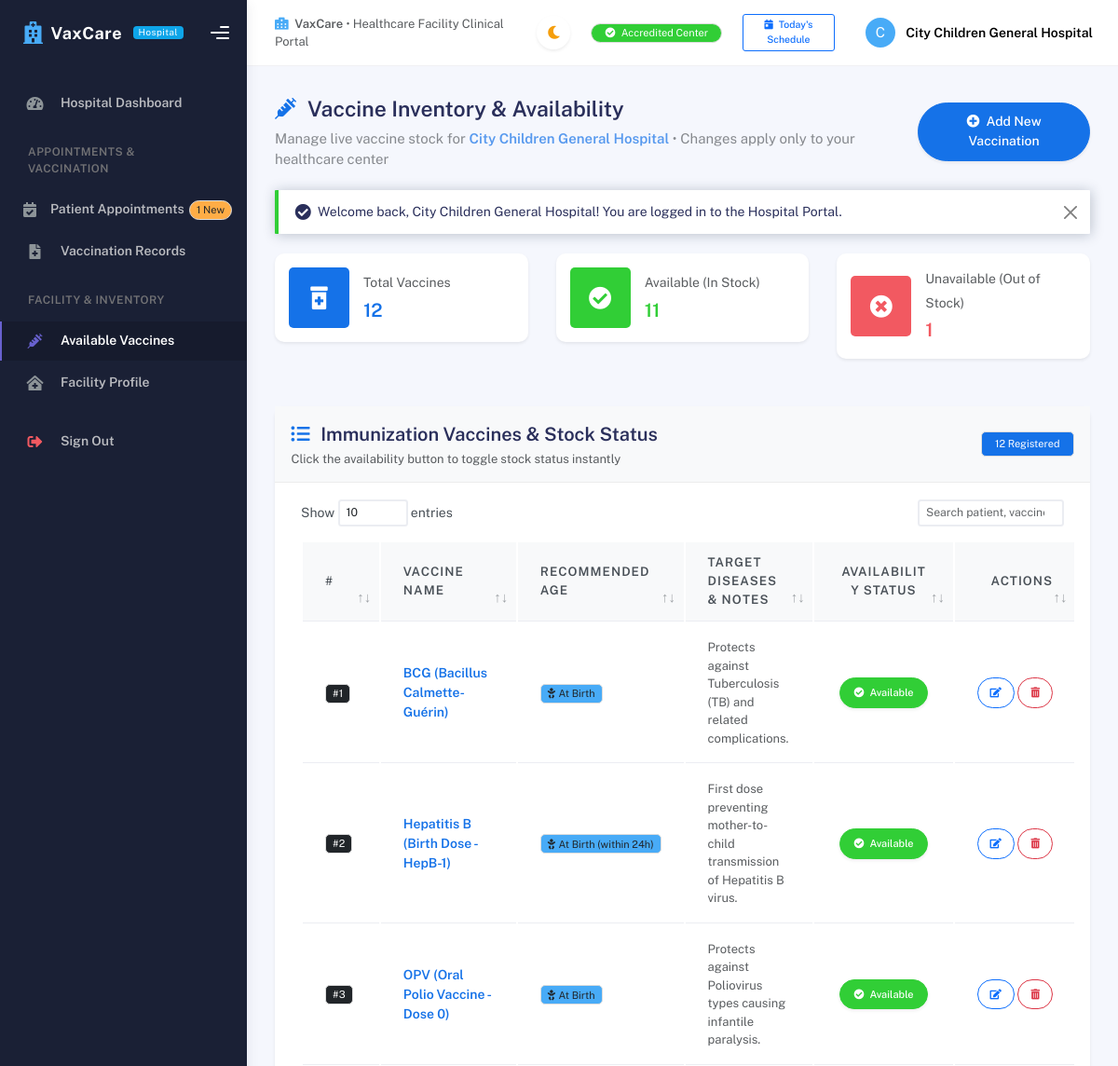
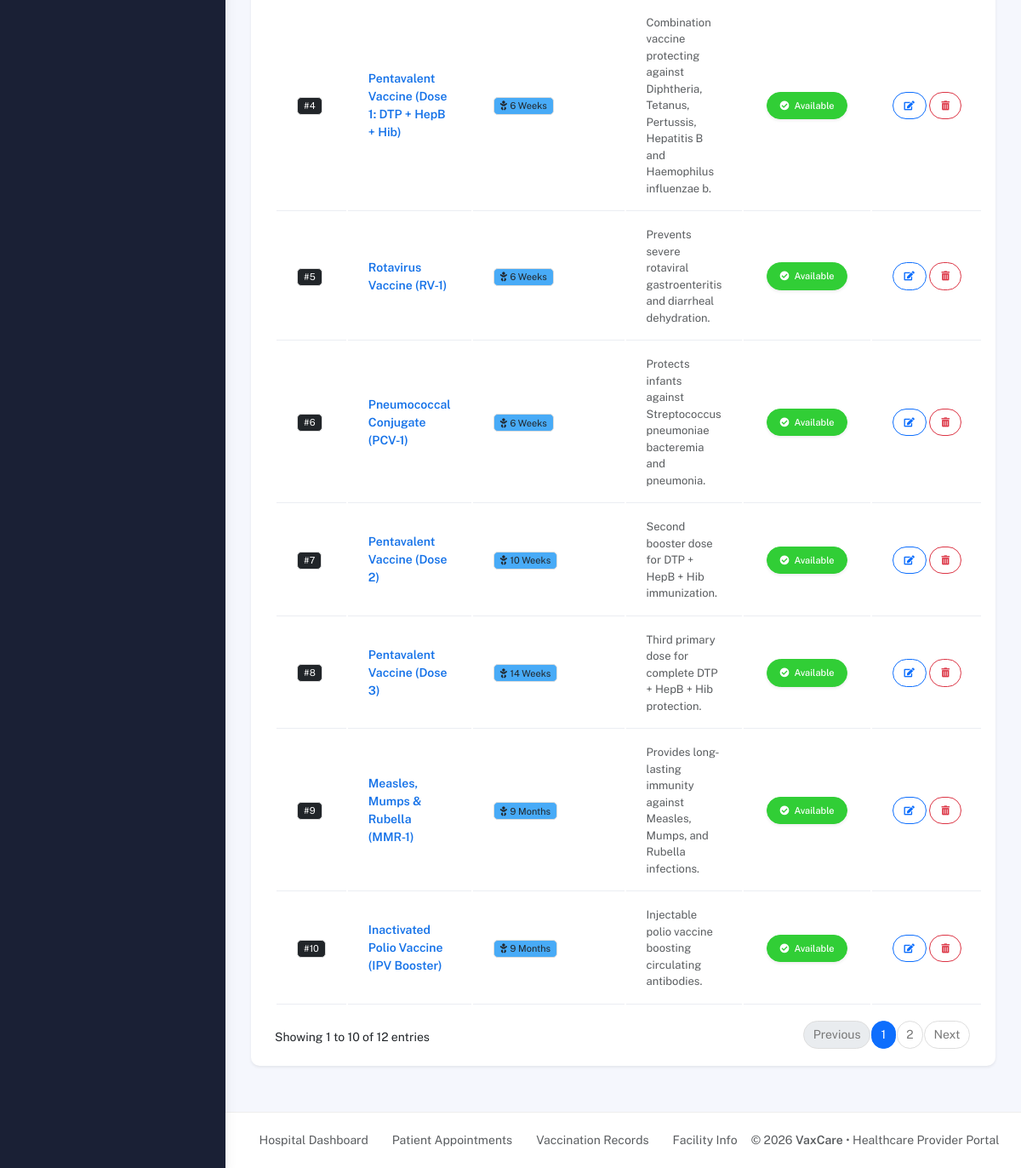
The page /hospital/vaccines.php (signed in) on the database its author committed (2 pictures, top to bottom).
### tables this page shows
CREATE TABLE hospitals (
    hospital_id INT AUTO_INCREMENT PRIMARY KEY,
    role_id INT NOT NULL,
    hospital_name VARCHAR(150) NOT NULL,
    address TEXT,
    location VARCHAR(150),
    phone VARCHAR(20),
    email VARCHAR(100) UNIQUE,
    username VARCHAR(50) NOT NULL UNIQUE,
    password VARCHAR(255) NOT NULL,
    status ENUM('Active', 'Inactive', 'Pending', 'Rejected') DEFAULT 'Pending',

    FOREIGN KEY (role_id)
        REFERENCES roles(role_id)
        ON UPDATE CASCADE
        ON DELETE RESTRICT
);

CREATE TABLE vaccines (
    vaccine_id INT AUTO_INCREMENT PRIMARY KEY,
    vaccine_name VARCHAR(150) NOT NULL,
    description TEXT,
    age_group VARCHAR(100),
    stock_status ENUM('Available', 'Unavailable') DEFAULT 'Available'
);

### hospital/vaccines.php (the view, shortened to what the rows shown need)
<?php
require_once __DIR__ . '/../config/db.php';
require_once __DIR__ . '/../config/auth.php';
$currentHospital = getCurrentHospital();
$hospitalId = $currentHospital['id'];
$vaccines = [];
if ($pdo) {
    try {
        $stmtVax = $pdo->prepare("
            SELECT v.*, COALESCE(hv.stock_status, 'Available') AS stock_status
            FROM vaccines v
            LEFT JOIN hospital_vaccines hv ON v.vaccine_id = hv.vaccine_id AND hv.hospital_id = ?
            ORDER BY v.vaccine_id ASC
        ");
        $stmtVax->execute([$hospitalId]);
        $vaccines = $stmtVax->fetchAll();
    } catch (Exception $e) {
        setFlash('error', 'Error loading vaccine catalog: ' . $e->getMessage());
    }
}
require_once __DIR__ . '/includes/header.php';
?>
<div class="main-panel">
    <?php require_once __DIR__ . '/includes/navbar.php'; ?>
    <div class="container">
        <div class="page-inner">
            <div class="d-flex align-items-left align-items-md-center flex-column flex-md-row pt-2 pb-4">
                <div>
                    <h6 class="op-7 mb-0 text-muted">Manage live vaccine stock for <strong class="text-primary"><?= htmlspecialchars($currentHospital['hospital_name'] ?? $currentHospital['name'] ?? 'Healthcare Facility') ?></strong> &bull; Changes apply only to your healthcare center</h6>
                </div>
            </div>
            <div class="card card-round shadow-sm">
                <div class="card-body">
                    <div class="table-responsive">
                        <table class="table table-hover align-middle datatable-custom">
                            <thead class="bg-light">
                                <tr>
                                    <th style="width: 60px;">#</th>
                                    <th>Vaccine Name</th>
                                    <th>Recommended Age</th>
                                    <th>Target Diseases & Notes</th>
                                    <th class="text-center" style="width: 170px;">Availability Status</th>
                                    <th class="text-end" style="width: 130px;">Actions</th>
                                </tr>
                            </thead>
                            <tbody>
                                <?php if (!empty($vaccines)): ?>
                                    <?php foreach ($vaccines as $v): ?>
                                        <tr>
                                            <td><span class="badge bg-dark">#<?= $v['vaccine_id'] ?></span></td>
                                            <td>
                                                <strong class="text-primary fs-6"><?= htmlspecialchars($v['vaccine_name']) ?></strong>
                                            </td>
                                            <td>
                                                <span class="badge bg-info text-dark px-2 py-1">
                                                    <i class="fas fa-baby me-1"></i><?= htmlspecialchars($v['age_group']) ?>
                                                </span>
                                            </td>
                                            <td>
                                                <div class="small text-muted" style="max-width: 380px;">
                                                    <?= htmlspecialchars($v['description'] ?: 'Standard immunization dose.') ?>
                                                </div>
                                            </td>
                                            <td class="text-center">
                                                <form method="POST" action="vaccines.php" class="d-inline">
                                                    <?php if ($v['stock_status'] === 'Available'): ?>
                                                        <button type="submit" class="btn btn-sm btn-success rounded-pill px-3 shadow-sm" data-bs-toggle="tooltip" title="Click to mark as Unavailable">
                                                            <i class="fas fa-check-circle me-1"></i> Available
                                                        </button>
                                                    <?php else: ?>
                                                        <button type="submit" class="btn btn-sm btn-danger rounded-pill px-3 shadow-sm" data-bs-toggle="tooltip" title="Click to mark as Available">
                                                            <i class="fas fa-times-circle me-1"></i> Unavailable
                                                        </button>
                                                    <?php endif; ?>
                                                </form>
                                            </td>
                                            <td class="text-end">
                                                <div class="btn-group">
                                                    <button type="button" class="btn btn-sm btn-outline-primary btn-round"
                                                            data-bs-toggle="modal"
                                                            data-bs-target="#editVaccineModal"
                                                            data-id="<?= $v['vaccine_id'] ?>"
                                                            data-name="<?= htmlspecialchars($v['vaccine_name'], ENT_QUOTES) ?>"
                                                            data-age="<?= htmlspecialchars($v['age_group'], ENT_QUOTES) ?>"
                                                            data-desc="<?= htmlspecialchars($v['description'], ENT_QUOTES) ?>"
                                                            data-status="<?= $v['stock_status'] ?>"
                                                            title="Edit Details">
                                                        <i class="fas fa-edit"></i>
                                                    </button>
                                                    <button type="button" class="btn btn-sm btn-outline-danger btn-round ms-1"
                                                            data-bs-toggle="modal"
                                                            data-bs-target="#deleteVaccineModal"
                                                            data-id="<?= $v['vaccine_id'] ?>"
                                                            data-name="<?= htmlspecialchars($v['vaccine_name'], ENT_QUOTES) ?>"
                                                            title="Delete">
                                                        <i class="fas fa-trash-alt"></i>
                                                    </button>
                                                </div>
                                            </td>
                                        </tr>
                                    <?php endforeach; ?>
                                <?php endif; ?>
                            </tbody>
                        </table>
                    </div>
                </div>
            </div>
        </div>
    </div>
<?php require_once __DIR__ . '/includes/footer.php'; ?>

### hospital/includes/navbar.php (shortened to what the rows shown need)
<div class="main-header">
    <nav class="navbar navbar-header navbar-header-transparent navbar-expand-lg border-bottom">
        <div class="container-fluid">
            <ul class="navbar-nav topbar-nav ms-md-auto align-items-center">
                <li class="nav-item topbar-user dropdown hidden-caret">
                    <a class="dropdown-toggle profile-pic" data-bs-toggle="dropdown" href="#" aria-expanded="false">
                        <div class="avatar-sm">
                            <span class="avatar-title rounded-circle border border-white bg-info text-white font-weight-bold">
                                <?= strtoupper(substr($currentHospital['hospital_name'] ?? 'H', 0, 1)) ?>
                            </span>
                        </div>
                        <span class="profile-username">
                            <span class="fw-bold"><?= htmlspecialchars($currentHospital['hospital_name'] ?? 'Hospital') ?></span>
                        </span>
                    </a>
                </li>
            </ul>
        </div>
    </nav>
</div>

### rows shown on the page
hospitals: hospital_name "C", hospital_name "City Children General Hospital"
vaccines: vaccine_id "1", vaccine_name "BCG (Bacillus Calmette-Guérin)", age_group "At Birth", description "Protects against Tuberculosis (TB) and related complications."
vaccines: vaccine_id "2", vaccine_name "Hepatitis B (Birth Dose - HepB-1)", age_group "At Birth (within 24h)", description "First dose preventing mother-to-child transmission of Hepatitis B virus."
vaccines: vaccine_id "3", vaccine_name "OPV (Oral Polio Vaccine - Dose 0)", age_group "At Birth", description "Protects against Poliovirus types causing infantile paralysis."
vaccines: vaccine_id "4", vaccine_name "Pentavalent Vaccine (Dose 1: DTP + HepB + Hib)", age_group "6 Weeks", description "Combination vaccine protecting against Diphtheria, Tetanus, Pertussis, Hepatitis B and Haemophilus influenzae b."
vaccines: vaccine_id "5", vaccine_name "Rotavirus Vaccine (RV-1)", age_group "6 Weeks", description "Prevents severe rotaviral gastroenteritis and diarrheal dehydration."
vaccines: vaccine_id "6", vaccine_name "Pneumococcal Conjugate (PCV-1)", age_group "6 Weeks", description "Protects infants against Streptococcus pneumoniae bacteremia and pneumonia."
vaccines: vaccine_id "7", vaccine_name "Pentavalent Vaccine (Dose 2)", age_group "10 Weeks", description "Second booster dose for DTP + HepB + Hib immunization."
vaccines: vaccine_id "8", vaccine_name "Pentavalent Vaccine (Dose 3)", age_group "14 Weeks", description "Third primary dose for complete DTP + HepB + Hib protection."
vaccines: vaccine_id "9", vaccine_name "Measles, Mumps & Rubella (MMR-1)", age_group "9 Months", description "Provides long-lasting immunity against Measles, Mumps, and Rubella infections."
vaccines: vaccine_id "10", vaccine_name "Inactivated Polio Vaccine (IPV Booster)", age_group "9 Months", description "Injectable polio vaccine boosting circulating antibodies."

### other values the page prints
$pendingAppointmentsCount "1"
$flash['message'] "Welcome back, City Children General Hospital! You are logged in to the Hospital Portal."
$totalVaccines "12"
$availableCount "11"
$unavailableCount "1"
count($vaccines) "12"
